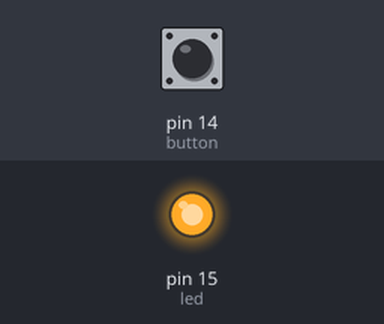
Bench run of a program on a simulated MicroPython board. Parts: output pins drawn as LEDs (lit = HIGH). The test bench sets the inputs (shaded band); at power-on: pin 14 (button) LOW. Random numbers come from a fixed seed.

Above: at 0.1 s.
At 5.7 s:
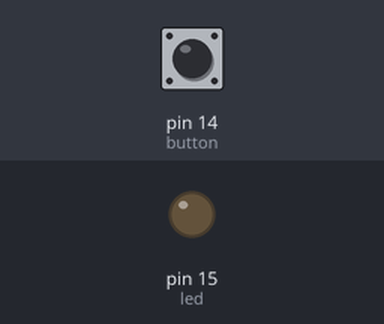
Timing chart, 0 to 7.2 s (numbered marks = the images above):
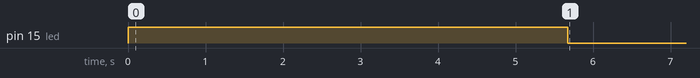

Measured:
- by itself, pin 15 (led): LOW → HIGH at 0.00 s, → LOW 5.7 s later

The program:

interrupt.py.py
```python
import urandom
import utime
from machine import Pin

led = Pin(15, Pin.OUT)
button = Pin(14, Pin.IN, Pin.PULL_DOWN)
timer_start = 0


def button_handler(pin: Pin) -> None:
    button.irq(handler=None)
    reaction_time = utime.ticks_diff(utime.ticks_ms(), timer_start)
    print(f"Your reaction time was {reaction_time} milliseconds")


led.value(1)
utime.sleep(urandom.uniform(5, 10))

led.value(0)
timer_start = utime.ticks_ms()

button.irq(trigger=Pin.IRQ_RISING, handler=button_handler)
```
